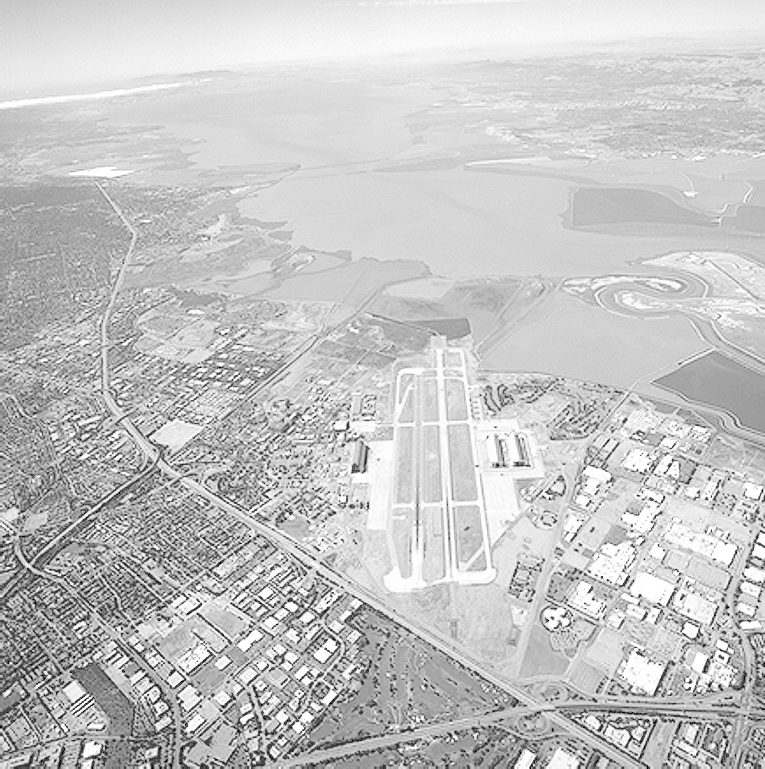
#> input picture 数字图像处理/灰度变换（中）伽马变换/实验3.伽马变换拉伸对比度/washed_out.tif, 765 x 769 px
$ python gamma_trans.py
#> lines starting #> are read from the running program, lines starting #| are printed output that depends on the picture
from PIL import Image
import numpy as np
import matplotlib.pyplot as plt
from matplotlib.widgets import Slider, Button, RadioButtons

def set_chinese():   # 中文显示工具函数
	import matplotlib
	print("[INFO] matplotlib版本为：%s" % matplotlib.__version__)
	matplotlib.rcParams['font.sans-serif'] = ['FangSong']
	matplotlib.rcParams['axes.unicode_minus'] = False

def gamma_trans(input, gamma=2, eps=0 ):
    return 255. * (((input + eps)/255.) ** gamma)


def update_gamma(val):

    # 获取滑块数值，作为γ
    gamma_ = slider1.val

    # 对原图执行γ变换
    output = gamma_trans(gray_img, gamma_, 0.2)

    # 显示γ变换结果图像
    ax3.clear()
    ax3.set_title("伽马变换结果，gamma = " + str(round(gamma_,2)))
    ax3.imshow(output, cmap='gray',vmin=0,vmax=255)
    # 显示γ变换结果图像的灰度分布直方图
    ax4.clear()
    ax4.set_xlim(0, 255)  # 设置x轴分布范围
    ax4.set_ylim(0, 0.15)  # 设置y轴分布范围
    ax4.grid(True, linestyle=':', linewidth=1)
    ax4.set_title('伽马变换后，灰度分布直方图', fontsize=12)
    ax4.hist(output.flatten(),bins=50,density=True,color='r',edgecolor='k')


if __name__ == '__main__':

    set_chinese()

    # 读入原图
    gray_img = np.asarray(Image.open('./washed_out.tif').convert('L'))
#> gray_img is the input picture: shape (769, 765); min 0, max 255, mean 197.1

    # 创建一个显示主体，并分成四个显示区域
    fig = plt.figure()
    ax1 = fig.add_subplot(221)
    ax2 = fig.add_subplot(222)
    ax3 = fig.add_subplot(223)
    ax4 = fig.add_subplot(224)

    # 显示原图
    ax1.set_title("原始图片")
    ax1.imshow(gray_img, cmap='gray', vmin=0, vmax=255)

    # 显示原图的灰度分布直方图
    ax2.grid(True, linestyle=':', linewidth=1)
    ax2.set_title('原图灰度分布直方图', fontsize=12)
    ax2.set_xlim(0, 255)  # 设置x轴分布范围
    ax2.set_ylim(0, 0.15)  # 设置y轴分布范围
    ax2.hist(gray_img.flatten(), bins=50,density=True,color='r',edgecolor='k')

    # 在显示主体下方创建滑动条，用于交互控制γ值
    plt.subplots_adjust(bottom=0.3)
    s1 = plt.axes([0.25, 0.1, 0.55, 0.03], facecolor='lightgoldenrodyellow')
    slider1 = Slider(s1, '参数gamma', 0.0, 2.0,
                      valfmt='%.f', valinit=1.0, valstep=0.1)
    slider1.on_changed(update_gamma)
    slider1.reset()
    slider1.set_val(1.0)


    plt.show()
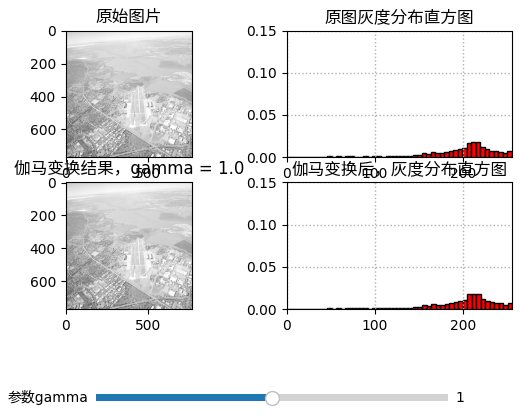
#> figure drawn by matplotlib, 5 panels; panel 2: tallest bar 0.0179 high, from x = 209.1 to 214.2; panel 4: tallest bar 0.0179 high, from x = 209.3 to 214.4
